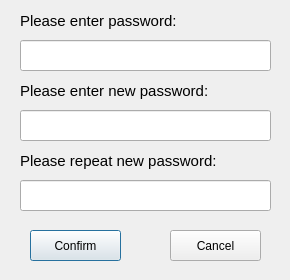
<?xml version="1.0" encoding="UTF-8"?>
<ui version="4.0">
 <class>ChangePasswordDialog</class>
 <widget class="QDialog" name="ChangePasswordDialog">
  <property name="geometry">
   <rect>
    <x>0</x>
    <y>0</y>
    <width>290</width>
    <height>280</height>
   </rect>
  </property>
  <property name="windowTitle">
   <string>Dialog</string>
  </property>
  <widget class="QLabel" name="label">
   <property name="geometry">
    <rect>
     <x>20</x>
     <y>10</y>
     <width>251</width>
     <height>21</height>
    </rect>
   </property>
   <property name="font">
    <font>
     <pointsize>11</pointsize>
    </font>
   </property>
   <property name="text">
    <string>Please enter password:</string>
   </property>
  </widget>
  <widget class="QLabel" name="label_2">
   <property name="geometry">
    <rect>
     <x>20</x>
     <y>80</y>
     <width>251</width>
     <height>21</height>
    </rect>
   </property>
   <property name="font">
    <font>
     <pointsize>11</pointsize>
    </font>
   </property>
   <property name="text">
    <string>Please enter new password:</string>
   </property>
  </widget>
  <widget class="QPushButton" name="Confirm">
   <property name="geometry">
    <rect>
     <x>30</x>
     <y>230</y>
     <width>91</width>
     <height>31</height>
    </rect>
   </property>
   <property name="text">
    <string>Confirm</string>
   </property>
  </widget>
  <widget class="QLineEdit" name="passwordLabel">
   <property name="geometry">
    <rect>
     <x>20</x>
     <y>40</y>
     <width>251</width>
     <height>31</height>
    </rect>
   </property>
   <property name="echoMode">
    <enum>QLineEdit::Password</enum>
   </property>
  </widget>
  <widget class="QLineEdit" name="newPasswordLabel">
   <property name="geometry">
    <rect>
     <x>20</x>
     <y>110</y>
     <width>251</width>
     <height>31</height>
    </rect>
   </property>
   <property name="echoMode">
    <enum>QLineEdit::Password</enum>
   </property>
  </widget>
  <widget class="QPushButton" name="Cancel">
   <property name="geometry">
    <rect>
     <x>170</x>
     <y>230</y>
     <width>91</width>
     <height>31</height>
    </rect>
   </property>
   <property name="text">
    <string>Cancel</string>
   </property>
  </widget>
  <widget class="QLabel" name="label_3">
   <property name="geometry">
    <rect>
     <x>20</x>
     <y>150</y>
     <width>251</width>
     <height>21</height>
    </rect>
   </property>
   <property name="font">
    <font>
     <pointsize>11</pointsize>
    </font>
   </property>
   <property name="text">
    <string>Please repeat new password:</string>
   </property>
  </widget>
  <widget class="QLineEdit" name="repeatNewPasswordLabel">
   <property name="geometry">
    <rect>
     <x>20</x>
     <y>180</y>
     <width>251</width>
     <height>31</height>
    </rect>
   </property>
   <property name="echoMode">
    <enum>QLineEdit::Password</enum>
   </property>
  </widget>
 </widget>
 <resources/>
 <connections/>
</ui>
